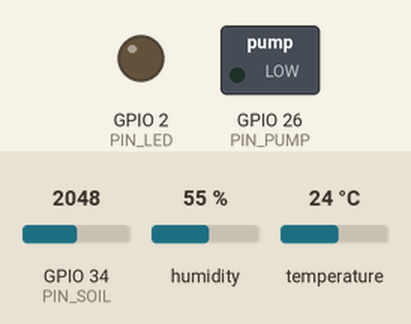
A sketch run on a simulated ESP32. On the bench: switched loads named in the sketch (green lamp = pin HIGH), output pins drawn as LEDs (lit = HIGH). The inputs (shaded band) are chosen by the test bench; at power-on: GPIO 34 (PIN_SOIL) = 2048, humidity 55 %, temperature 24 °C. WiFi joins after 1.5 s; servers stay silent unless stated; EEPROM starts erased; no MQTT or app messages arrive unless stated; not simulated (calls return 0 or success): secrets.h.

Above: at 1.0 s.
At 3.0 s:
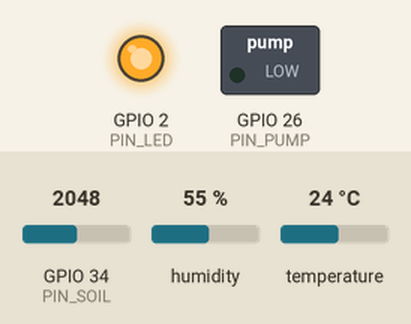
Timing chart, 0 to 5.2 s (numbered marks = the images above):
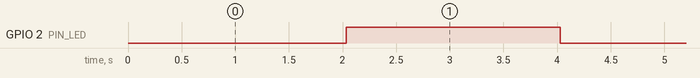

Measured:
- by itself, GPIO 2 (PIN_LED): alternates HIGH for 2.0 s and LOW for 2.0 s

The sketch:

greenhouse.ino
```cpp
#include <WiFi.h>
#include <WebServer.h>
#include <PubSubClient.h>
#include <Preferences.h>
#include <DHT.h>
#include <algorithm>
#include "secrets.h"

constexpr uint8_t PIN_DHT = 4, PIN_SOIL = 34, PIN_PUMP = 26, PIN_LED = 2;
constexpr uint32_t PUMP_MAX_MS = 60'000;
constexpr uint32_t PUMP_PAUSE_MS = 15 * 60'000;

DHT dht(PIN_DHT, DHT22);
WebServer web(80);
WiFiClient net;
PubSubClient mqtt(net);
Preferences prefs;

struct Settings { uint8_t dryPct = 35, wetPct = 55; uint16_t rawDry = 3100, rawWet = 1250; } cfg;
struct State { float t = NAN, h = NAN; uint8_t soil = 0; bool pump = false; uint32_t pumpOn = 0, pumpOff = 0; } st;

uint8_t soilPercent(uint16_t raw) {
  long p = map(raw, cfg.rawDry, cfg.rawWet, 0, 100);
  return constrain(p, 0, 100);
}

uint16_t readSoilRaw() {
  uint16_t v[9];
  for (auto &x : v) { x = analogRead(PIN_SOIL); delay(3); }
  std::sort(v, v + 9);
  return v[4];
}

void setPump(bool on) {
  if (on == st.pump) return;
  st.pump = on;
  digitalWrite(PIN_PUMP, on);
  (on ? st.pumpOn : st.pumpOff) = millis();
  mqtt.publish("greenhouse/pump", on ? "ON" : "OFF", true);
}

void control() {
  const uint32_t now = millis();
  if (st.pump) {
    if (st.soil >= cfg.wetPct || now - st.pumpOn > PUMP_MAX_MS) setPump(false);
  } else if (st.soil <= cfg.dryPct && now - st.pumpOff > PUMP_PAUSE_MS) {
    setPump(true);
  }
}

void publish() {
  char buf[96];
  snprintf(buf, sizeof buf, "{\"t\":%.1f,\"h\":%.0f,\"soil\":%u,\"pump\":%s}", st.t, st.h, st.soil, st.pump ? "true" : "false");
  mqtt.publish("greenhouse/state", buf);
}

void handleRoot() {
  char page[700];
  snprintf(page, sizeof page,
    "<meta name=viewport content='width=device-width'><h2>Теплица</h2>"
    "<p>Воздух: %.1f °C, %.0f%%</p><p>Почва: %u%%</p><p>Насос: %s</p>"
    "<form action=/set>Порог полива <input name=dry value=%u>%% — до <input name=wet value=%u>%% "
    "<button>Сохранить</button></form>",
    st.t, st.h, st.soil, st.pump ? "работает" : "выключен", cfg.dryPct, cfg.wetPct);
  web.send(200, "text/html; charset=utf-8", page);
}

void handleSet() {
  uint8_t dry = web.arg("dry").toInt(), wet = web.arg("wet").toInt();
  if (dry >= 5 && wet <= 95 && wet > dry + 5) {
    cfg.dryPct = dry; cfg.wetPct = wet;
    prefs.putBytes("cfg", &cfg, sizeof cfg);
  }
  web.sendHeader("Location", "/"); web.send(303);
}

void setup() {
  pinMode(PIN_PUMP, OUTPUT); pinMode(PIN_LED, OUTPUT);
  digitalWrite(PIN_PUMP, LOW);
  analogSetPinAttenuation(PIN_SOIL, ADC_11db);
  prefs.begin("gh");
  prefs.getBytes("cfg", &cfg, sizeof cfg);
  dht.begin();
  WiFi.begin(WIFI_SSID, WIFI_PASS);
  mqtt.setServer(MQTT_HOST, 1883);
  web.on("/", handleRoot); web.on("/set", handleSet); web.begin();
}

void loop() {
  static uint32_t last = 0;
  web.handleClient();
  if (WiFi.status() == WL_CONNECTED && !mqtt.connected()) mqtt.connect("greenhouse");
  mqtt.loop();
  if (millis() - last < 2000) return;
  last = millis();
  st.t = dht.readTemperature(); st.h = dht.readHumidity();
  st.soil = soilPercent(readSoilRaw());
  control();
  publish();
  digitalWrite(PIN_LED, !digitalRead(PIN_LED));
}
```
